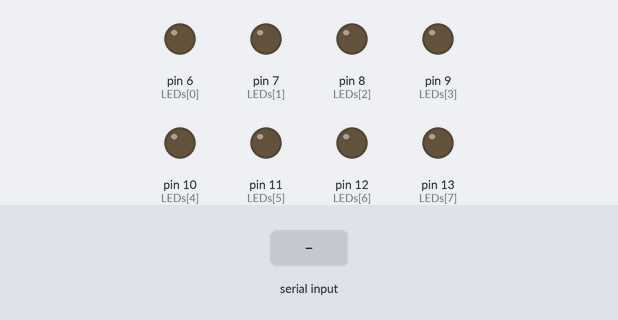
Simulated run of this sketch. Board: Arduino Uno, built with avr-gcc and run on an emulated ATmega328P. On the bench: output pins drawn as LEDs (lit = HIGH). Inputs (shaded band) come from the test bench. What the sketch prints to the serial monitor is not drawn.

Above: at 1.2 s.
1.3 s: "90,45\n" received over Serial
At 2.5 s:
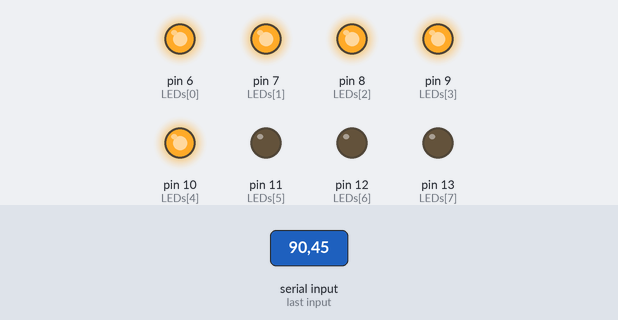
2.9 s: "30,150\n" received over Serial
At 4.0 s:
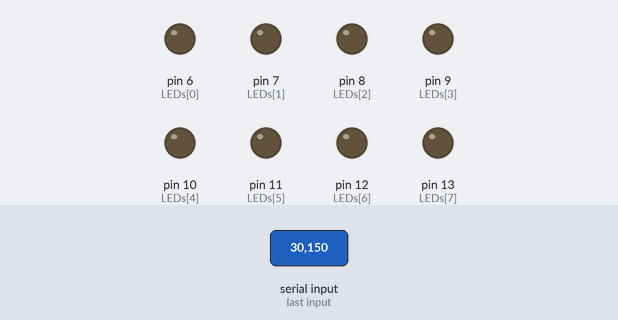
4.4 s: "200\n" received over Serial
5.9 s: "5\n" received over Serial
At 6.2 s:
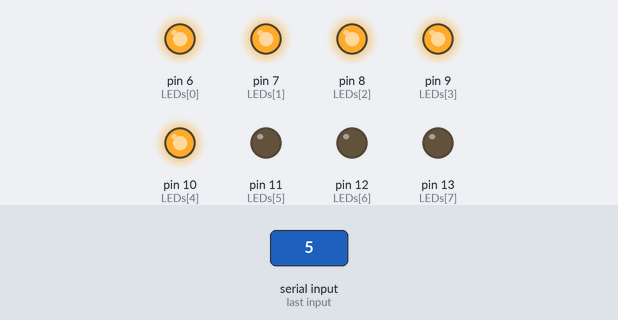
7.4 s: "90\n" received over Serial
At 7.9 s:
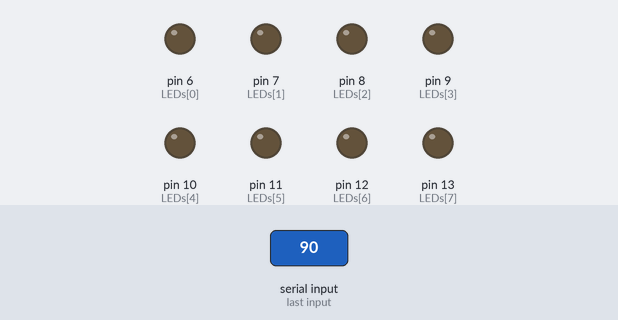
Timing chart, 0 to 9.9 s (numbered marks = the images above; inputs shaded):
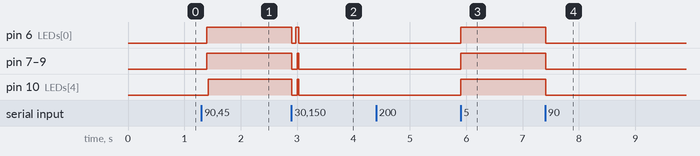

Measured:
- after the input at 1.3 s, pin 6 (LEDs[0]), pin 7 (LEDs[1]), pin 8 (LEDs[2]), pin 9 (LEDs[3]): LOW → HIGH after 0.10 s; pin 10 (LEDs[4]): LOW → HIGH after 0.13 s
- after the input at 2.9 s, pin 6 (LEDs[0]): HIGH → LOW at once, → HIGH 0.07 s later, → LOW 0.06 s later; pin 7 (LEDs[1]), pin 8 (LEDs[2]), pin 9 (LEDs[3]), pin 10 (LEDs[4]): HIGH → LOW at once, → HIGH 0.10 s later, → LOW 0.03 s later
- after the input at 5.9 s, pin 6 (LEDs[0]), pin 7 (LEDs[1]), pin 8 (LEDs[2]), pin 9 (LEDs[3]), pin 10 (LEDs[4]): LOW → HIGH at once
- after the input at 7.4 s, pin 6 (LEDs[0]), pin 7 (LEDs[1]), pin 8 (LEDs[2]), pin 9 (LEDs[3]), pin 10 (LEDs[4]): HIGH → LOW at once

The sketch:

EX_21_03.ino
```cpp
int LEDs[] = { 6, 7, 8, 9, 10, 11, 12, 13 };  // LED 연결 핀

void setup() {
  Serial.begin(9600);       // 블루투스 모듈과의 시리얼 통신 초기화

  for (int i = 0; i < 8; i++) {     // LED 연결 핀을 출력으로 설정
    pinMode(LEDs[i], OUTPUT);
    digitalWrite(LEDs[i], LOW);   // 디폴트 상태는 꺼진 상태
  }
}

void loop() {
  if (Serial.available()) {     // 블루투스를 통한 데이터 수신 확인
    char ch = Serial.read();    // 한 문자 읽기
    Serial.print(String(ch) + " : ");

    if (ch >= '0' && ch <= '8') {     // 0~8 사이 문자 수신
      int count = ch - '0';     // 문자를 숫자로 변환
      Serial.println(String(count) + "개 LED를 켭니다.");

      for (int i = 0; i < 8; i++) {     // 해당 개수만큼 LED 켜기
        if (i < count) {
          digitalWrite(LEDs[i], HIGH);
        }
        else {
          digitalWrite(LEDs[i], LOW);
        }
      }
    }
    else {          // 잘못된 데이터 수신
      Serial.println("잘못된 데이터가 수신되었습니다.");
    }
  }
}
```
